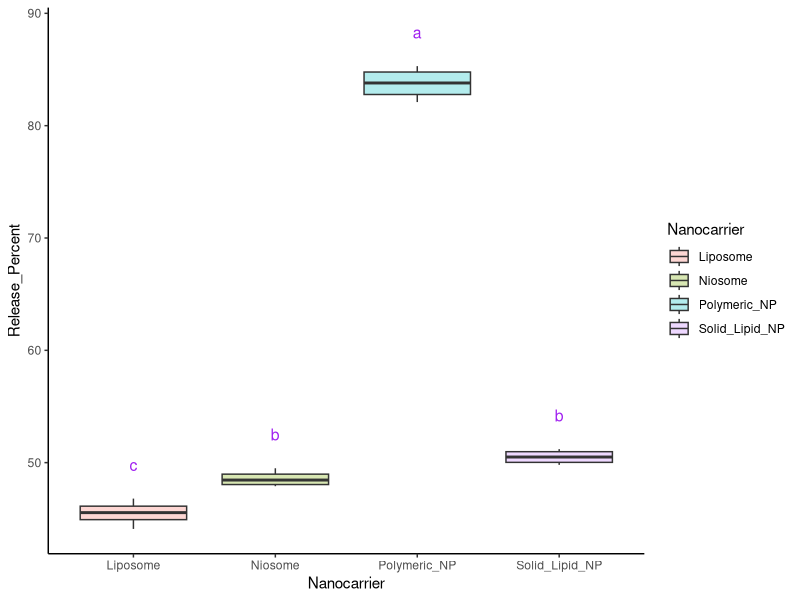

R code for this plot:
# Description : Automates statistical post-hoc annotation using multcompView. Fits One-Way ANOVA, calculates Tukey's HSD, automatically generates Compact Letter Displays (CLD) and overlays letters on ggplot2 boxplots for nanocarrier release comparisons.
#________________________________________________________________________

library(tidyverse)
library(multcompView)

delivery_raw <- data.frame(
  Nanocarrier = rep(c("Liposome", "Niosome", "Polymeric_NP", "Solid_Lipid_NP"), each = 4),
  Release_Percent = c(
    45.2, 46.8, 44.1, 45.9,
    48.1, 49.5, 47.9, 48.8,
    82.1, 85.3, 83.0, 84.6,
    50.1, 51.2, 49.8, 50.9
  )
)

anova_mod <- aov(Release_Percent ~ Nanocarrier, data = delivery_raw)
tukey_mod <- TukeyHSD(anova_mod)

cld_res <- multcompLetters4(anova_mod, tukey_mod)


letters_df <- data.frame(
  Nanocarrier = names(cld_res$Nanocarrier$Letters),
  Group_Letter = cld_res$Nanocarrier$Letters
)

max_y <- delivery_raw %>%
  group_by(Nanocarrier) %>%
  summarise(Max_Val = max(Release_Percent) + 3)

final_labels <- left_join(letters_df, max_y, by = "Nanocarrier")

plot <- ggplot(delivery_raw, aes(x = Nanocarrier, y = Release_Percent, fill = Nanocarrier )) + geom_boxplot(alpha = 0.3) + geom_text(data = final_labels, aes(x = Nanocarrier, y = Max_Val, label = Group_Letter), size = 4, color ='purple') +
    theme_classic()

print(plot)
